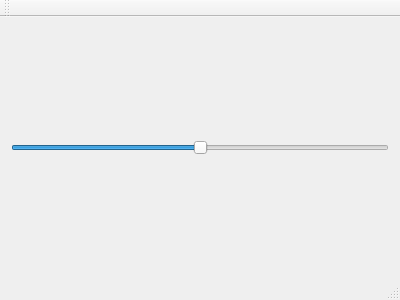
<?xml version="1.0" encoding="UTF-8"?>
<ui version="4.0">
 <class>MainWindow</class>
 <widget class="QMainWindow" name="MainWindow">
  <property name="geometry">
   <rect>
    <x>0</x>
    <y>0</y>
    <width>400</width>
    <height>300</height>
   </rect>
  </property>
  <property name="windowTitle">
   <string>MainWindow</string>
  </property>
  <widget class="QWidget" name="centralWidget">
   <layout class="QGridLayout" name="gridLayout">
    <item row="2" column="1">
     <widget class="QSlider" name="horizontalSlider">
      <property name="minimum">
       <number>-90</number>
      </property>
      <property name="maximum">
       <number>90</number>
      </property>
      <property name="value">
       <number>0</number>
      </property>
      <property name="orientation">
       <enum>Qt::Horizontal</enum>
      </property>
     </widget>
    </item>
    <item row="0" column="1">
     <layout class="QHBoxLayout" name="horizontalLayout"/>
    </item>
   </layout>
  </widget>
  <widget class="QMenuBar" name="menuBar">
   <property name="geometry">
    <rect>
     <x>0</x>
     <y>0</y>
     <width>400</width>
     <height>24</height>
    </rect>
   </property>
  </widget>
  <widget class="QToolBar" name="mainToolBar">
   <attribute name="toolBarArea">
    <enum>TopToolBarArea</enum>
   </attribute>
   <attribute name="toolBarBreak">
    <bool>false</bool>
   </attribute>
  </widget>
  <widget class="QStatusBar" name="statusBar"/>
 </widget>
 <layoutdefault spacing="6" margin="11"/>
 <resources/>
 <connections/>
</ui>
